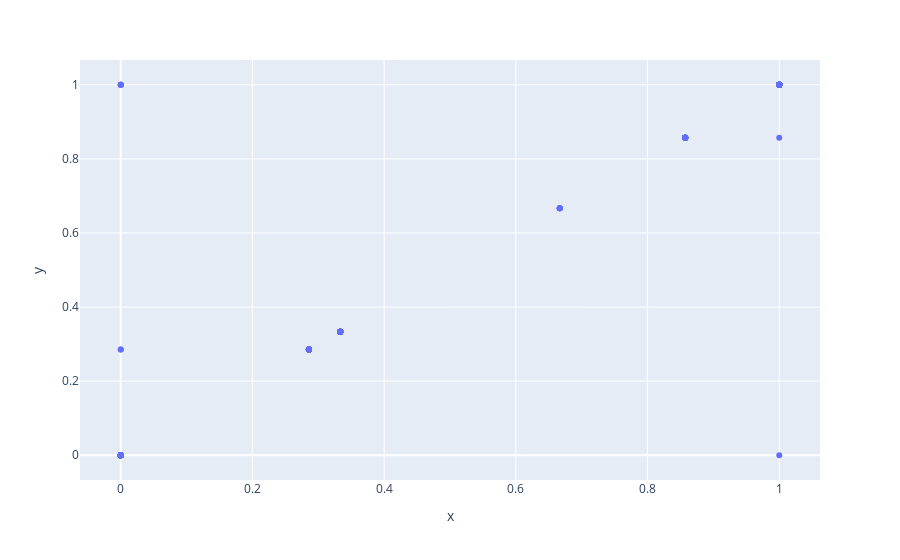

The code cell stored with this chart in its notebook:
### Code cell
import plotly.express as px
fig = px.scatter(x=df['semantic'], y=df["correct_relationships"])
fig.show()

### Figure 1 — Plotly figure (JSON) as saved in the notebook; plotly's stock layout.template omitted (floating-point values rounded to 4 significant figures; data arrays with more than 128 entries replaced by an {"elided": "..."} marker saying what was removed)
{"data": [{"hovertemplate": "x=%{x}<br>y=%{y}<extra></extra>", "legendgroup": "", "marker": {"color": "#636efa", "symbol": "circle"}, "mode": "markers", "name": "", "orientation": "v", "showlegend": false, "type": "scatter", "x": {"elided": "251 float values"}, "xaxis": "x", "y": {"elided": "251 float values"}, "yaxis": "y"}], "layout": {"legend": {"tracegroupgap": 0}, "margin": {"t": 60}, "xaxis": {"anchor": "y", "domain": [0, 1], "title": {"text": "x"}}, "yaxis": {"anchor": "x", "domain": [0, 1], "title": {"text": "y"}}}}
